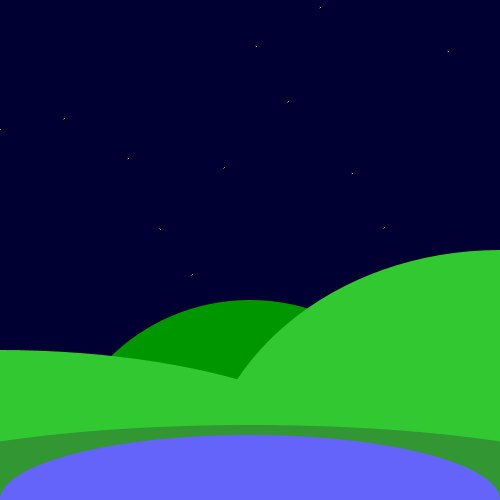
Frame 1 (no input)
Frame 60 (the mouse pressed at the canvas centre just before this capture): identical to frame 1, image omitted
Frame 120 (the mouse held since frame 60 and released just before this capture): identical to frame 1, image omitted

The Processing sketch that drew this single still picture (run headless with seeded random() and noise(); from frame 60 on, the mouse is pressed at the canvas centre):

// Processing sketch: processing_71011
// ── processing_71011.pde

/*****************************************
 * Assignment 02
 * Name:         Colin M Reilly
 * E-mail:       creilly@haverford.edu
 * Course:       CS 110 - Section ##
 * Submitted:    19 September 2012
 * 
 * Starry Night, Cloud Cover and Distant Campfires in the Catskills. This is a simple program: stars are randomly
generated, and clicking on the mountains will produce a campfire, whereas clicking in the sky will produce a cloud.

***********************************************/



void setup() {
  size(500, 500);
  smooth();
  drawBackground();
  
}

void draw() { }

void drawBackground() {

  background(00,00,50);
  
 //stars
 fill(255);
 int j = 500;
 int a = int(random(50));
 for (j = 0; j <= 500; j = a + j) {
   
   fill(255);
   ellipse (j,random(500), 2,2);
 }
 
  
//MOUNTAINS
  ellipseMode(CENTER);
  noStroke();
  fill(0,150,0);
    ellipse(250,500,400, 400);
  fill(50,200,50);
    ellipse(500,500,600,500);
    ellipse(0,500, 800, 300);
  fill(50,150,50);
    ellipse(250,500, 800,150);
  
  
  //ALDER LAKE
  fill(100,100,250);
  ellipse(250,500, 500, 130);
}

//CLOUD & CAMPFIRE

void mousePressed() {
  if (mouseY < 240) {
    fill(150,150,200);
    ellipse(mouseX, mouseY, (105),(20));
    ellipse(mouseX, mouseY - 20, (50), (60));
    ellipse(mouseX - 20, mouseY - 15, 30,30);
  } else if (mouseY > 340 && mouseY < 450) {
    fill(255, 100, 0);
    ellipse(mouseX, mouseY, 5,5);
    ellipse(mouseX, mouseY - 5, 3,10);
   
  }
    
 
  
}

//but why would you want to erase it?
void keyPressed() {
  drawBackground ();
}
